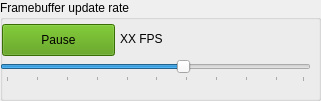
   <widget class="QGroupBox" name="groupBox_2">
    <property name="geometry">
     <rect>
      <x>10</x>
      <y>360</y>
      <width>321</width>
      <height>101</height>
     </rect>
    </property>
    <property name="title">
     <string>Framebuffer update rate</string>
    </property>
    <widget class="QPushButton" name="pushButton_5">
     <property name="geometry">
      <rect>
       <x>2</x>
       <y>24</y>
       <width>113</width>
       <height>32</height>
      </rect>
     </property>
     <property name="palette">
      <palette>
       <active>
        <colorrole role="WindowText">
         <brush brushstyle="SolidPattern">
          <color alpha="255">
           <red>0</red>
           <green>0</green>
           <blue>0</blue>
          </color>
         </brush>
        </colorrole>
        <colorrole role="Button">
         <brush brushstyle="SolidPattern">
          <color alpha="255">
           <red>78</red>
           <green>154</green>
           <blue>6</blue>
          </color>
         </brush>
        </colorrole>
        <colorrole role="Light">
         <brush brushstyle="SolidPattern">
          <color alpha="255">
           <red>117</red>
           <green>231</green>
           <blue>9</blue>
          </color>
         </brush>
        </colorrole>
        <colorrole role="Midlight">
         <brush brushstyle="SolidPattern">
          <color alpha="255">
           <red>97</red>
           <green>192</green>
           <blue>7</blue>
          </color>
         </brush>
        </colorrole>
        <colorrole role="Dark">
         <brush brushstyle="SolidPattern">
          <color alpha="255">
           <red>39</red>
           <green>77</green>
           <blue>3</blue>
          </color>
         </brush>
        </colorrole>
        <colorrole role="Mid">
         <brush brushstyle="SolidPattern">
          <color alpha="255">
           <red>52</red>
           <green>103</green>
           <blue>4</blue>
          </color>
         </brush>
        </colorrole>
        <colorrole role="Text">
         <brush brushstyle="SolidPattern">
          <color alpha="255">
           <red>0</red>
           <green>0</green>
           <blue>0</blue>
          </color>
         </brush>
        </colorrole>
        <colorrole role="BrightText">
         <brush brushstyle="SolidPattern">
          <color alpha="255">
           <red>255</red>
           <green>255</green>
           <blue>255</blue>
          </color>
         </brush>
        </colorrole>
        <colorrole role="ButtonText">
         <brush brushstyle="SolidPattern">
          <color alpha="255">
           <red>0</red>
           <green>0</green>
           <blue>0</blue>
          </color>
         </brush>
        </colorrole>
        <colorrole role="Base">
         <brush brushstyle="SolidPattern">
          <color alpha="255">
           <red>255</red>
           <green>255</green>
           <blue>255</blue>
          </color>
         </brush>
        </colorrole>
        <colorrole role="Window">
         <brush brushstyle="SolidPattern">
          <color alpha="255">
           <red>78</red>
           <green>154</green>
           <blue>6</blue>
          </color>
         </brush>
        </colorrole>
        <colorrole role="Shadow">
         <brush brushstyle="SolidPattern">
          <color alpha="255">
           <red>0</red>
           <green>0</green>
           <blue>0</blue>
          </color>
         </brush>
        </colorrole>
        <colorrole role="AlternateBase">
         <brush brushstyle="SolidPattern">
          <color alpha="255">
           <red>166</red>
           <green>204</green>
           <blue>130</blue>
          </color>
         </brush>
        </colorrole>
        <colorrole role="ToolTipBase">
         <brush brushstyle="SolidPattern">
          <color alpha="255">
           <red>255</red>
           <green>255</green>
           <blue>220</blue>
          </color>
         </brush>
        </colorrole>
        <colorrole role="ToolTipText">
         <brush brushstyle="SolidPattern">
          <color alpha="255">
           <red>0</red>
           <green>0</green>
           <blue>0</blue>
          </color>
         </brush>
        </colorrole>
        <colorrole role="PlaceholderText">
         <brush brushstyle="SolidPattern">
          <color alpha="128">
           <red>0</red>
           <green>0</green>
           <blue>0</blue>
          </color>
         </brush>
        </colorrole>
       </active>
       <inactive>
        <colorrole role="WindowText">
         <brush brushstyle="SolidPattern">
          <color alpha="255">
           <red>0</red>
           <green>0</green>
           <blue>0</blue>
          </color>
         </brush>
        </colorrole>
        <colorrole role="Button">
         <brush brushstyle="SolidPattern">
          <color alpha="255">
           <red>78</red>
           <green>154</green>
           <blue>6</blue>
          </color>
         </brush>
        </colorrole>
        <colorrole role="Light">
         <brush brushstyle="SolidPattern">
          <color alpha="255">
           <red>117</red>
           <green>231</green>
           <blue>9</blue>
          </color>
         </brush>
        </colorrole>
        <colorrole role="Midlight">
         <brush brushstyle="SolidPattern">
          <color alpha="255">
           <red>97</red>
           <green>192</green>
           <blue>7</blue>
          </color>
         </brush>
        </colorrole>
        <colorrole role="Dark">
         <brush brushstyle="SolidPattern">
          <color alpha="255">
           <red>39</red>
           <green>77</green>
           <blue>3</blue>
          </color>
         </brush>
        </colorrole>
        <colorrole role="Mid">
         <brush brushstyle="SolidPattern">
          <color alpha="255">
           <red>52</red>
           <green>103</green>
           <blue>4</blue>
          </color>
         </brush>
        </colorrole>
        <colorrole role="Text">
         <brush brushstyle="SolidPattern">
          <color alpha="255">
           <red>0</red>
           <green>0</green>
           <blue>0</blue>
          </color>
         </brush>
        </colorrole>
        <colorrole role="BrightText">
         <brush brushstyle="SolidPattern">
          <color alpha="255">
           <red>255</red>
           <green>255</green>
           <blue>255</blue>
          </color>
         </brush>
        </colorrole>
        <colorrole role="ButtonText">
         <brush brushstyle="SolidPattern">
          <color alpha="255">
           <red>0</red>
           <green>0</green>
           <blue>0</blue>
          </color>
         </brush>
        </colorrole>
        <colorrole role="Base">
         <brush brushstyle="SolidPattern">
          <color alpha="255">
           <red>255</red>
           <green>255</green>
           <blue>255</blue>
          </color>
         </brush>
        </colorrole>
        <colorrole role="Window">
         <brush brushstyle="SolidPattern">
          <color alpha="255">
           <red>78</red>
           <green>154</green>
           <blue>6</blue>
          </color>
         </brush>
        </colorrole>
        <colorrole role="Shadow">
         <brush brushstyle="SolidPattern">
          <color alpha="255">
           <red>0</red>
           <green>0</green>
           <blue>0</blue>
          </color>
         </brush>
        </colorrole>
        <colorrole role="AlternateBase">
         <brush brushstyle="SolidPattern">
          <color alpha="255">
           <red>166</red>
           <green>204</green>
           <blue>130</blue>
          </color>
         </brush>
        </colorrole>
        <colorrole role="ToolTipBase">
         <brush brushstyle="SolidPattern">
          <color alpha="255">
           <red>255</red>
           <green>255</green>
           <blue>220</blue>
          </color>
         </brush>
        </colorrole>
        <colorrole role="ToolTipText">
         <brush brushstyle="SolidPattern">
          <color alpha="255">
           <red>0</red>
           <green>0</green>
           <blue>0</blue>
          </color>
         </brush>
        </colorrole>
        <colorrole role="PlaceholderText">
         <brush brushstyle="SolidPattern">
          <color alpha="128">
           <red>0</red>
           <green>0</green>
           <blue>0</blue>
          </color>
         </brush>
        </colorrole>
       </inactive>
       <disabled>
        <colorrole role="WindowText">
         <brush brushstyle="SolidPattern">
          <color alpha="255">
           <red>39</red>
           <green>77</green>
           <blue>3</blue>
          </color>
         </brush>
        </colorrole>
        <colorrole role="Button">
         <brush brushstyle="SolidPattern">
          <color alpha="255">
           <red>78</red>
           <green>154</green>
           <blue>6</blue>
          </color>
         </brush>
        </colorrole>
        <colorrole role="Light">
         <brush brushstyle="SolidPattern">
          <color alpha="255">
           <red>117</red>
           <green>231</green>
           <blue>9</blue>
          </color>
         </brush>
        </colorrole>
        <colorrole role="Midlight">
         <brush brushstyle="SolidPattern">
          <color alpha="255">
           <red>97</red>
           <green>192</green>
           <blue>7</blue>
          </color>
         </brush>
        </colorrole>
        <colorrole role="Dark">
         <brush brushstyle="SolidPattern">
          <color alpha="255">
           <red>39</red>
           <green>77</green>
           <blue>3</blue>
          </color>
         </brush>
        </colorrole>
        <colorrole role="Mid">
         <brush brushstyle="SolidPattern">
          <color alpha="255">
           <red>52</red>
           <green>103</green>
           <blue>4</blue>
          </color>
         </brush>
        </colorrole>
        <colorrole role="Text">
         <brush brushstyle="SolidPattern">
          <color alpha="255">
           <red>39</red>
           <green>77</green>
           <blue>3</blue>
          </color>
         </brush>
        </colorrole>
        <colorrole role="BrightText">
         <brush brushstyle="SolidPattern">
          <color alpha="255">
           <red>255</red>
           <green>255</green>
           <blue>255</blue>
          </color>
         </brush>
        </colorrole>
        <colorrole role="ButtonText">
         <brush brushstyle="SolidPattern">
          <color alpha="255">
           <red>39</red>
           <green>77</green>
           <blue>3</blue>
          </color>
         </brush>
        </colorrole>
        <colorrole role="Base">
         <brush brushstyle="SolidPattern">
          <color alpha="255">
           <red>78</red>
           <green>154</green>
           <blue>6</blue>
          </color>
         </brush>
        </colorrole>
        <colorrole role="Window">
         <brush brushstyle="SolidPattern">
          <color alpha="255">
           <red>78</red>
           <green>154</green>
           <blue>6</blue>
          </color>
         </brush>
        </colorrole>
        <colorrole role="Shadow">
         <brush brushstyle="SolidPattern">
          <color alpha="255">
           <red>0</red>
           <green>0</green>
           <blue>0</blue>
          </color>
         </brush>
        </colorrole>
        <colorrole role="AlternateBase">
         <brush brushstyle="SolidPattern">
          <color alpha="255">
           <red>78</red>
           <green>154</green>
           <blue>6</blue>
          </color>
         </brush>
        </colorrole>
        <colorrole role="ToolTipBase">
         <brush brushstyle="SolidPattern">
          <color alpha="255">
           <red>255</red>
           <green>255</green>
           <blue>220</blue>
          </color>
         </brush>
        </colorrole>
        <colorrole role="ToolTipText">
         <brush brushstyle="SolidPattern">
          <color alpha="255">
           <red>0</red>
           <green>0</green>
           <blue>0</blue>
          </color>
         </brush>
        </colorrole>
        <colorrole role="PlaceholderText">
         <brush brushstyle="SolidPattern">
          <color alpha="128">
           <red>0</red>
           <green>0</green>
           <blue>0</blue>
          </color>
         </brush>
        </colorrole>
       </disabled>
      </palette>
     </property>
     <property name="text">
      <string>Pause</string>
     </property>
    </widget>
    <widget class="QSlider" name="horizontalSlider_2">
     <property name="geometry">
      <rect>
       <x>0</x>
       <y>60</y>
       <width>311</width>
       <height>22</height>
      </rect>
     </property>
     <property name="minimum">
      <number>1</number>
     </property>
     <property name="maximum">
      <number>100</number>
     </property>
     <property name="pageStep">
      <number>1</number>
     </property>
     <property name="value">
      <number>60</number>
     </property>
     <property name="orientation">
      <enum>Qt::Horizontal</enum>
     </property>
     <property name="invertedAppearance">
      <bool>false</bool>
     </property>
     <property name="invertedControls">
      <bool>false</bool>
     </property>
     <property name="tickPosition">
      <enum>QSlider::TicksBelow</enum>
     </property>
     <property name="tickInterval">
      <number>10</number>
     </property>
    </widget>
    <widget class="QLabel" name="fpsLabel_2">
     <property name="geometry">
      <rect>
       <x>120</x>
       <y>31</y>
       <width>60</width>
       <height>16</height>
      </rect>
     </property>
     <property name="text">
      <string>XX FPS</string>
     </property>
    </widget>
   </widget>
